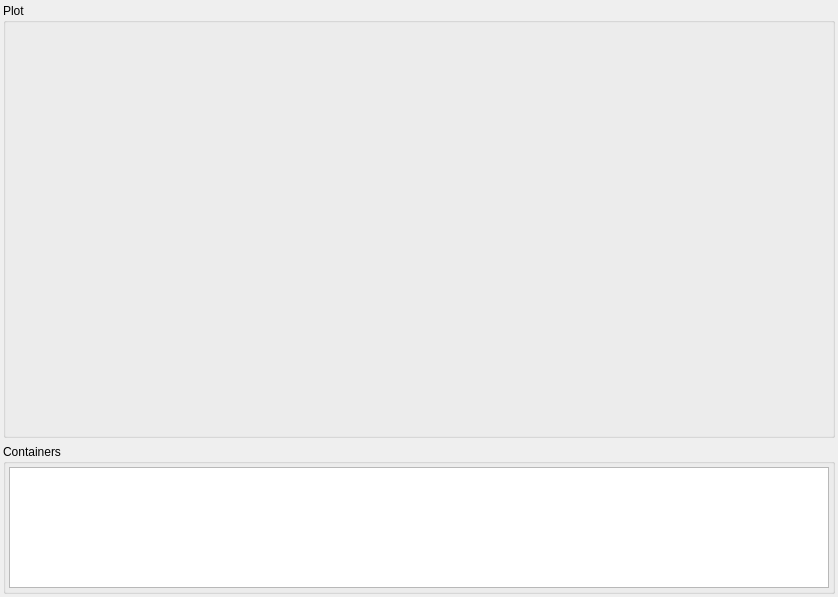
<?xml version="1.0" encoding="UTF-8"?>
<ui version="4.0">
 <class>ContainerProfilerViewerPlugin</class>
 <widget class="QWidget" name="ContainerProfilerViewerPlugin">
  <property name="geometry">
   <rect>
    <x>0</x>
    <y>0</y>
    <width>838</width>
    <height>597</height>
   </rect>
  </property>
  <property name="windowTitle">
   <string>Form</string>
  </property>
  <layout class="QVBoxLayout" name="verticalLayout" stretch="1,0">
   <property name="leftMargin">
    <number>3</number>
   </property>
   <property name="topMargin">
    <number>3</number>
   </property>
   <property name="rightMargin">
    <number>3</number>
   </property>
   <property name="bottomMargin">
    <number>3</number>
   </property>
   <item>
    <widget class="QGroupBox" name="groupBox">
     <property name="title">
      <string>Plot</string>
     </property>
     <layout class="QVBoxLayout" name="verticalLayout_2" stretch="0,1">
      <property name="leftMargin">
       <number>3</number>
      </property>
      <property name="topMargin">
       <number>3</number>
      </property>
      <property name="rightMargin">
       <number>3</number>
      </property>
      <property name="bottomMargin">
       <number>3</number>
      </property>
      <item>
       <widget class="QWidget" name="widget" native="true">
        <layout class="QHBoxLayout" name="horizontalLayout">
         <property name="leftMargin">
          <number>1</number>
         </property>
         <property name="topMargin">
          <number>1</number>
         </property>
         <property name="rightMargin">
          <number>1</number>
         </property>
         <property name="bottomMargin">
          <number>1</number>
         </property>
         <item>
          <spacer name="horizontalSpacer">
           <property name="orientation">
            <enum>Qt::Horizontal</enum>
           </property>
           <property name="sizeHint" stdset="0">
            <size>
             <width>699</width>
             <height>20</height>
            </size>
           </property>
          </spacer>
         </item>
         <item>
          <widget class="QToolButton" name="orthoZoominButton">
           <property name="maximumSize">
            <size>
             <width>32</width>
             <height>32</height>
            </size>
           </property>
           <property name="toolTip">
            <string>Zoom in</string>
           </property>
           <property name="text">
            <string/>
           </property>
           <property name="icon">
            <iconset resource="../PlotViewerPlugin/PlotViewerPlugin.qrc">
             <normaloff>:/PlotViewerPlugin/zoom-in_icon</normaloff>:/PlotViewerPlugin/zoom-in_icon</iconset>
           </property>
           <property name="iconSize">
            <size>
             <width>20</width>
             <height>20</height>
            </size>
           </property>
           <property name="autoRepeat">
            <bool>true</bool>
           </property>
           <property name="autoRaise">
            <bool>true</bool>
           </property>
          </widget>
         </item>
         <item>
          <widget class="QToolButton" name="orthoZzoomoutButton">
           <property name="maximumSize">
            <size>
             <width>32</width>
             <height>32</height>
            </size>
           </property>
           <property name="toolTip">
            <string>Zoom out</string>
           </property>
           <property name="text">
            <string/>
           </property>
           <property name="icon">
            <iconset resource="../PlotViewerPlugin/PlotViewerPlugin.qrc">
             <normaloff>:/PlotViewerPlugin/zoom-out_icon</normaloff>:/PlotViewerPlugin/zoom-out_icon</iconset>
           </property>
           <property name="iconSize">
            <size>
             <width>20</width>
             <height>20</height>
            </size>
           </property>
           <property name="autoRepeat">
            <bool>true</bool>
           </property>
           <property name="autoRaise">
            <bool>true</bool>
           </property>
          </widget>
         </item>
         <item>
          <widget class="QToolButton" name="orthoZoomfitButton">
           <property name="maximumSize">
            <size>
             <width>32</width>
             <height>32</height>
            </size>
           </property>
           <property name="toolTip">
            <string>Zoom reset</string>
           </property>
           <property name="text">
            <string/>
           </property>
           <property name="icon">
            <iconset resource="../PlotViewerPlugin/PlotViewerPlugin.qrc">
             <normaloff>:/PlotViewerPlugin/zoom-fit_icon</normaloff>:/PlotViewerPlugin/zoom-fit_icon</iconset>
           </property>
           <property name="iconSize">
            <size>
             <width>20</width>
             <height>20</height>
            </size>
           </property>
           <property name="autoRaise">
            <bool>true</bool>
           </property>
          </widget>
         </item>
        </layout>
       </widget>
      </item>
      <item>
       <widget class="UrgDrawWidget" name="plotViewer" native="true"/>
      </item>
     </layout>
    </widget>
   </item>
   <item>
    <widget class="QGroupBox" name="groupBox_4">
     <property name="maximumSize">
      <size>
       <width>16777215</width>
       <height>150</height>
      </size>
     </property>
     <property name="title">
      <string>Containers</string>
     </property>
     <layout class="QVBoxLayout" name="verticalLayout_5">
      <property name="leftMargin">
       <number>3</number>
      </property>
      <property name="topMargin">
       <number>3</number>
      </property>
      <property name="rightMargin">
       <number>3</number>
      </property>
      <property name="bottomMargin">
       <number>3</number>
      </property>
      <item>
       <widget class="QTextEdit" name="textOuput">
        <property name="readOnly">
         <bool>true</bool>
        </property>
       </widget>
      </item>
     </layout>
    </widget>
   </item>
  </layout>
 </widget>
 <customwidgets>
  <customwidget>
   <class>UrgDrawWidget</class>
   <extends>QWidget</extends>
   <header>UrgDrawWidget.h</header>
   <container>1</container>
  </customwidget>
 </customwidgets>
 <resources>
  <include location="../PlotViewerPlugin/PlotViewerPlugin.qrc"/>
 </resources>
 <connections/>
</ui>
